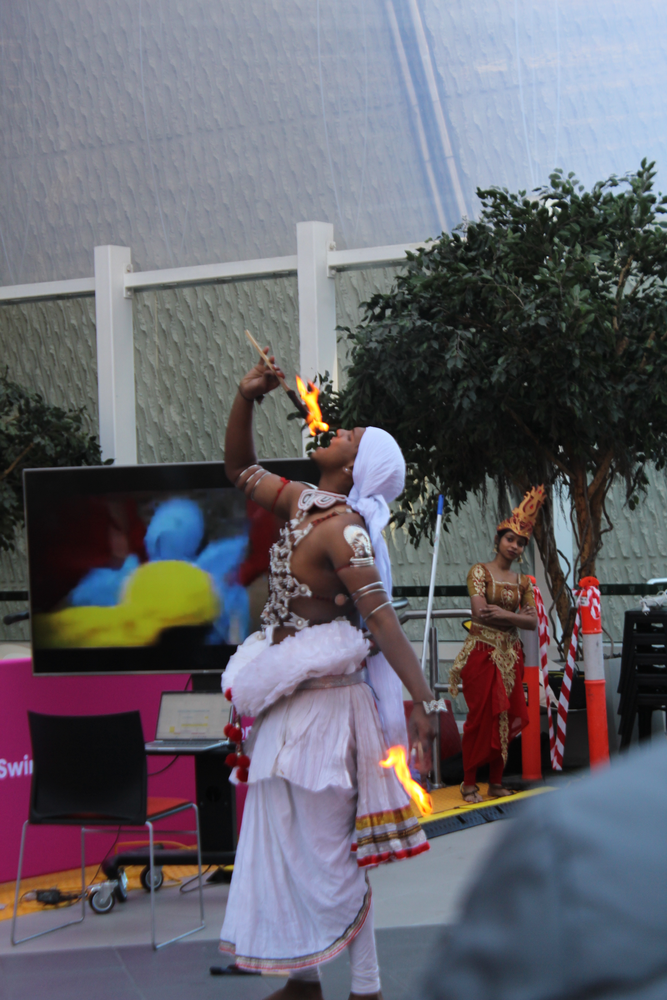
#> input picture Task_1_PreProcessing/Two2_Experimentation/test_images/IMG_3167.PNG, 667 x 1000 px, shrunk from 1728 x 2592 before the run
$ jupyter execute GrayScaling.ipynb
#> lines starting #> are read from the running program, lines starting #| are printed output that depends on the picture; after the words box and inside, x2 and y2 are one past the last pixel; in counts of white or black regions, pixels touching at a corner belong together
# 1. Using cv2.cvtColor() function to convert to grayscale

> Note: OpenCV loads images in order of BGR instead of RGB -> needs to convert to RGB if we want to view the RGB colours in the original image.

[cell 1]
import cv2
print(cv2.__version__)
from matplotlib import pyplot as plt

image = cv2.imread('test_images/IMG_3167.PNG')
#> image is the input picture: shape (1000, 667, 3); mean B, G, R 108.2, 99.7, 101.4

image_rgb = cv2.cvtColor(image, cv2.COLOR_BGR2RGB) # convert to RGB
# cv2.imshow('Original Image: ', image) # shows read image
# cv2.waitKey(0)

# Convert the image to grayscale
gray_image = cv2.cvtColor(image, cv2.COLOR_BGR2GRAY) # converts to gray scale with cvtColor()
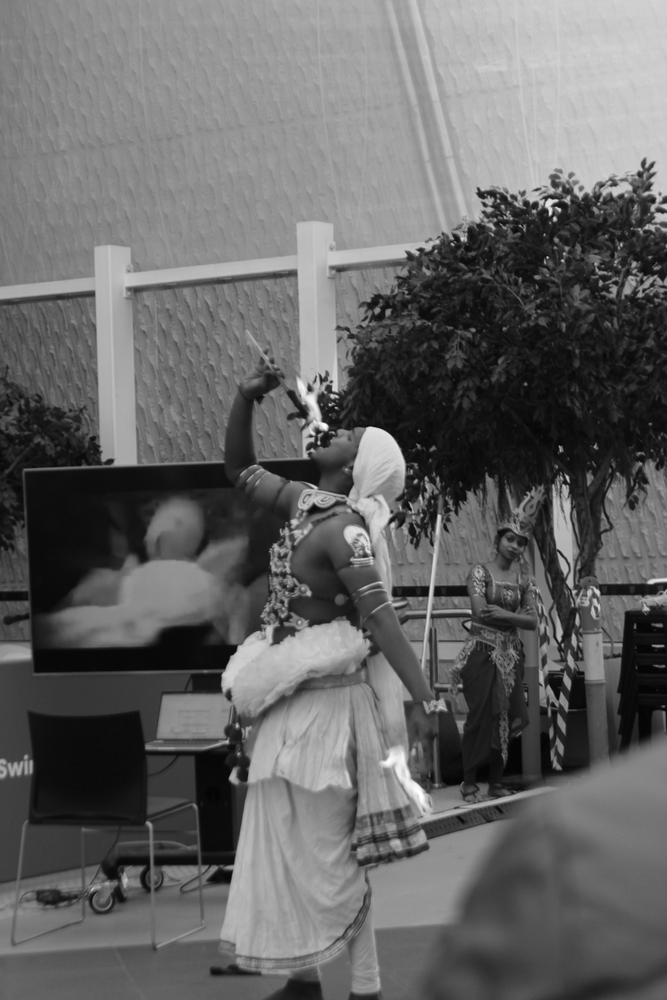
#> gray_image: shape (1000, 667); min 4, max 255, mean 101.2

# cv2.imshow('Grayscaled Image: ', gray_image)
# cv2.waitKey(0)

# Binarisation of the image - 127 is the threshold value; > 127 outputs 255 (white), <= 127 outputs 0 (black)
ret, binary_image = cv2.threshold(gray_image, 127, 255, cv2.THRESH_BINARY) # converts to binary image
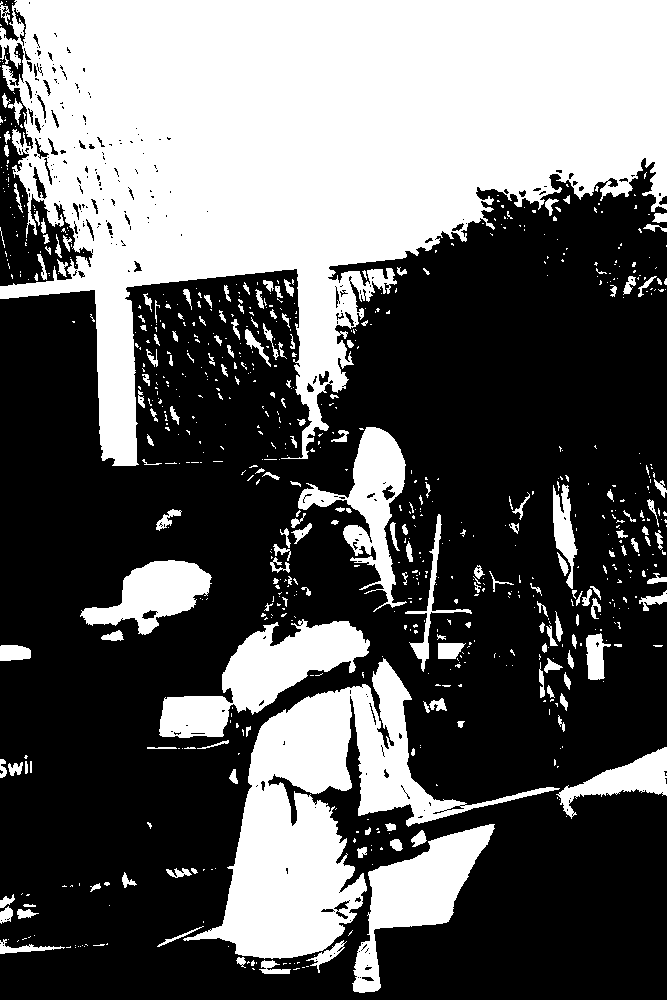
#> binary_image: shape (1000, 667); 38.2% white; 764 white regions (580 under 20 px), largest, box (x1, y1, x2, y2) and area: (0, 0, 667, 466) 169795, (183, 658, 560, 959) 34041, (159, 619, 370, 738) 10056

# cv2.destroyAllWindows()

plt.subplot(1, 3, 1)
plt.title("Original Image: ")
plt.imshow(image_rgb)
plt.axis("off")

plt.subplot(1, 3, 2)
plt.title("Grayscaled Image: ")
plt.imshow(gray_image, cmap='gray')
plt.axis("off")

plt.subplot(1, 3, 3)
plt.title("Binarised Image: ")
plt.imshow(binary_image, cmap='gray')
plt.axis("off")

plt.show()
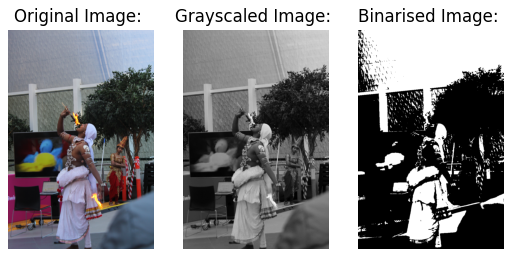
#> figure drawn by matplotlib, 3 panels
